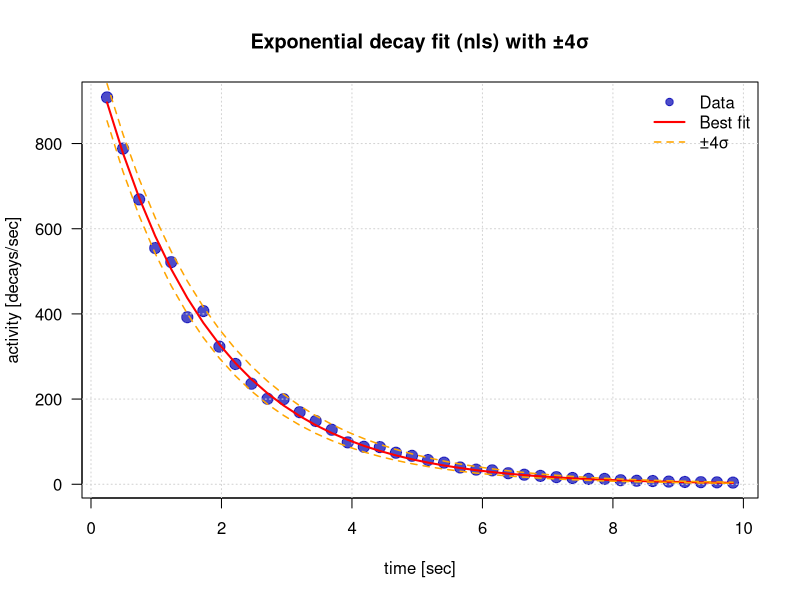

R code for this plot:
# -------------------------
# Data
# -------------------------
x <- c(
  0.246, 0.492, 0.738, 0.984, 1.23, 1.476, 1.722, 1.968, 2.214, 2.46,
  2.706, 2.952, 3.198, 3.444, 3.69, 3.936, 4.182, 4.428, 4.674, 4.92,
  5.166, 5.412, 5.658, 5.904, 6.15, 6.396, 6.642, 6.888, 7.134, 7.38,
  7.626, 7.872, 8.118, 8.364, 8.61, 8.856, 9.102, 9.348, 9.594, 9.84
)

y <- c(
  908.3475159, 788.1263257, 668.9006718, 554.6124143, 521.6023327,
  392.2851028, 406.7494851, 323.1341532, 282.4183865, 236.0078351,
  200.7706532, 199.8517187, 169.289558, 148.5259409, 127.8568286,
  98.33976068, 87.93068585, 87.27796212, 73.97245838, 66.69058729,
  56.82525099, 50.73912403, 39.4075143, 34.33557193, 32.61742786,
  25.96560655, 22.36805436, 19.64146032, 16.71665582, 14.63554653,
  12.49930957, 12.4940735, 9.520718439, 8.135601522, 7.562147198,
  6.250336563, 5.376122231, 4.91574392, 4.449048126, 3.892785478
)

# -------------------------
# Non-linear fit using nls
# -------------------------
# Provide reasonable starting values
start_vals <- list(A = max(y), k = -0.5)

nls_fit <- nls(y ~ A * exp(k * x), start = start_vals)

# Extract parameters
coef_fit <- coef(nls_fit)
A <- coef_fit["A"]
k <- coef_fit["k"]

# Confidence intervals (approx. standard errors)
conf <- confint(nls_fit)
A_err <- (conf["A",2] - conf["A",1]) / 4  # roughly 1σ ≈ (upper-lower)/4
k_err <- (conf["k",2] - conf["k",1]) / 4

# Fitted curve
y_fit <- A * exp(k * x)

# ±4σ error curves
y_fit_upper <- (A + 4*A_err) * exp((k + 4*k_err) * x)
y_fit_lower <- (A - 4*A_err) * exp((k - 4*k_err) * x)

# -------------------------
# Plot
# -------------------------
plot(x, y,
     pch = 19, cex = 1.5, col = rgb(0,0,0.7,0.7),
     xlab = "time [sec]",
     ylab = "activity [decays/sec]",
     main = "Exponential decay fit (nls) with ±4σ",
     las = 1)
grid()
lines(x, y_fit, col = "red", lwd = 2)
lines(x, y_fit_upper, col = "orange", lty = 2, lwd = 1.5)
lines(x, y_fit_lower, col = "orange", lty = 2, lwd = 1.5)

legend("topright",
       legend = c("Data", "Best fit", "±4σ"),
       col = c(rgb(0,0,0.7,0.7), "red", "orange"),
       pch = c(19, NA, NA),
       lty = c(NA, 1, 2),
       lwd = c(NA, 2, 1.5),
       bty = "n")

# -------------------------
# Output results
# -------------------------
cat("Exponential model (nls):\n")
cat(sprintf("A(t) = %.3f * exp(%.4f * t)\n", A, k))
cat(sprintf("Estimated ±1σ: A = %.3f ± %.3f, k = %.4f ± %.4f\n", A, A_err, k, k_err))

# Value at t = 0
t0 <- 0
A0 <- A * exp(k * t0)
cat(sprintf("A(0) = %.3f\n", A0))
